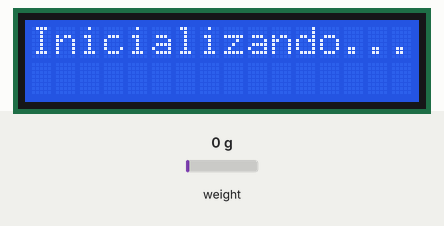
Recording of a sketch running on a simulated Arduino Nano, built with avr-gcc and run on an emulated ATmega328P. Parts: 16×2 character LCD. Inputs (shaded band) come from the test bench; at power-on: weight on the scale 0 g. What the sketch prints to the serial monitor is not drawn.

Above: at 0.1 s.
At 3.3 s:
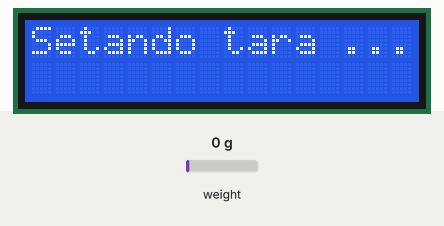
At 8.4 s:
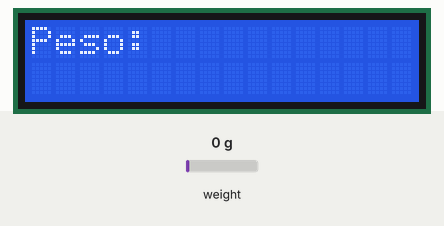
At 12.5 s:
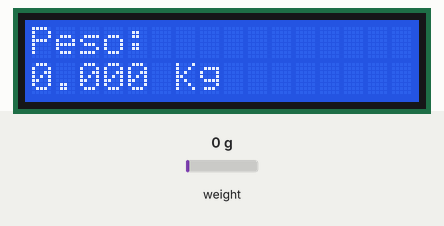

The sketch:

Balanca_Hx711.ino
```cpp
/*
            Balança de Precisão para a Gilda
                Componentes:
                - Arduino Nano
                - Display LCD I2C
                - Modulo HX711 Amplificador e conversor A/D
                - Sensor de Peso

*/
// ========================================================================================================
// --- Bibliotecas Auxiliares ---
#include <Wire.h>
#include <LiquidCrystal_I2C.h>
//The library used for arduino  https://github.com/bogde/HX711
// LCD can also be used instead of serial
#include "HX711.h"

#define DOUT 5
#define CLK 6

HX711 scale(DOUT, CLK);

// --- Declaração de Objetos ---
LiquidCrystal_I2C lcd(0x27,2,1,0,4,5,6,7,3, POSITIVE);

// --- Variáveis Globais ---
float weight;
float calibration_factor = 90; // é o valor que foi encontrado usando o hx711_calibration

// --- Configurações Iniciais ---
void setup() {
  lcd.begin (16,2);
  lcd.setBacklight(HIGH);
  lcd.setCursor(0,0);
  lcd.print("Inicializando...");

  Serial.begin(9600);
  Serial.println("HX711 Demo");

  Serial.println("Initializing the scale");

  Serial.println("Before setting up the scale:");
  Serial.print("read: \t\t\t");
  Serial.println(scale.read());     // print a raw reading from the ADC

  Serial.print("read average: \t\t");
  Serial.println(scale.read_average(20));   // print the average of 20 readings from the ADC

  Serial.print("get value: \t\t");
  Serial.println(scale.get_value(5));   // print the average of 5 readings from the ADC minus the tare weight (not set yet)

  Serial.print("get units: \t\t");
  Serial.println(scale.get_units(5), 1);  // print the average of 5 readings from the ADC minus tare weight (not set) divided
            // by the SCALE parameter (not set yet)

  lcd.clear();
  lcd.print("Setando tara ...");

  Serial.print("get_scale: \t\t\t");Serial.println(scale.get_scale());
  scale.set_scale(calibration_factor);                      // this value is obtained by calibrating the scale with known weights; see the README for details
  scale.tare();               // reset the scale to 0
  Serial.println("Calibration");
  Serial.println(scale.get_units(10), 1);
  Serial.print("get_scale: \t\t\t");Serial.println(scale.get_scale());

  Serial.println("After setting up the scale:");

  Serial.print("read: \t\t\t");
  Serial.println(scale.read());                 // print a raw reading from the ADC

  Serial.print("read average: \t\t");
  Serial.println(scale.read_average(20));       // print the average of 20 readings from the ADC

  Serial.print("get value: \t\t");
  Serial.println(scale.get_value(5));   // print the average of 5 readings from the ADC minus the tare weight, set with tare()

  Serial.print("get units: \t\t");
  Serial.println(scale.get_units(5), 1);        // print the average of 5 readings from the ADC minus tare weight, divided
            // by the SCALE parameter set with set_scale

  Serial.println("Readings:");
  lcd.clear();
  lcd.print("Peso:           ");
  lcd.setCursor(0,1);
}

void loop() {
  Serial.print("one reading:\t");
  Serial.print(scale.get_units(), 1);
  Serial.print("\t| average:\t");
  Serial.print(scale.get_units(20), 1);

  Serial.print("\t| Weight: \t");
  /* ---------Weight in terms of KG-------------*/
  weight = (scale.get_units(20)*0.001);
  Serial.print(weight, 3);
  Serial.println(" Kg");
  lcd.setCursor(0,1);
  lcd.print("                ");
  lcd.setCursor(0,1);
  lcd.print(weight, 3);
  lcd.print(" Kg");

  if(Serial.available())
  {
    char temp = Serial.read();
    if(temp == '+' || temp == 'a')
      calibration_factor += 1;
    else if(temp == '-' || temp == 'z')
      calibration_factor -= 1;
    scale.tare();
  }

  scale.power_down();             // put the ADC in sleep mode
  delay(5000);
  scale.power_up();
}
```

Measured:
- what the display in image 1 shows lasts 5.1 s, from 3.2 s to 8.3 s
- what the display in image 2 shows lasts 4.2 s, from 8.3 s to 12.5 s
